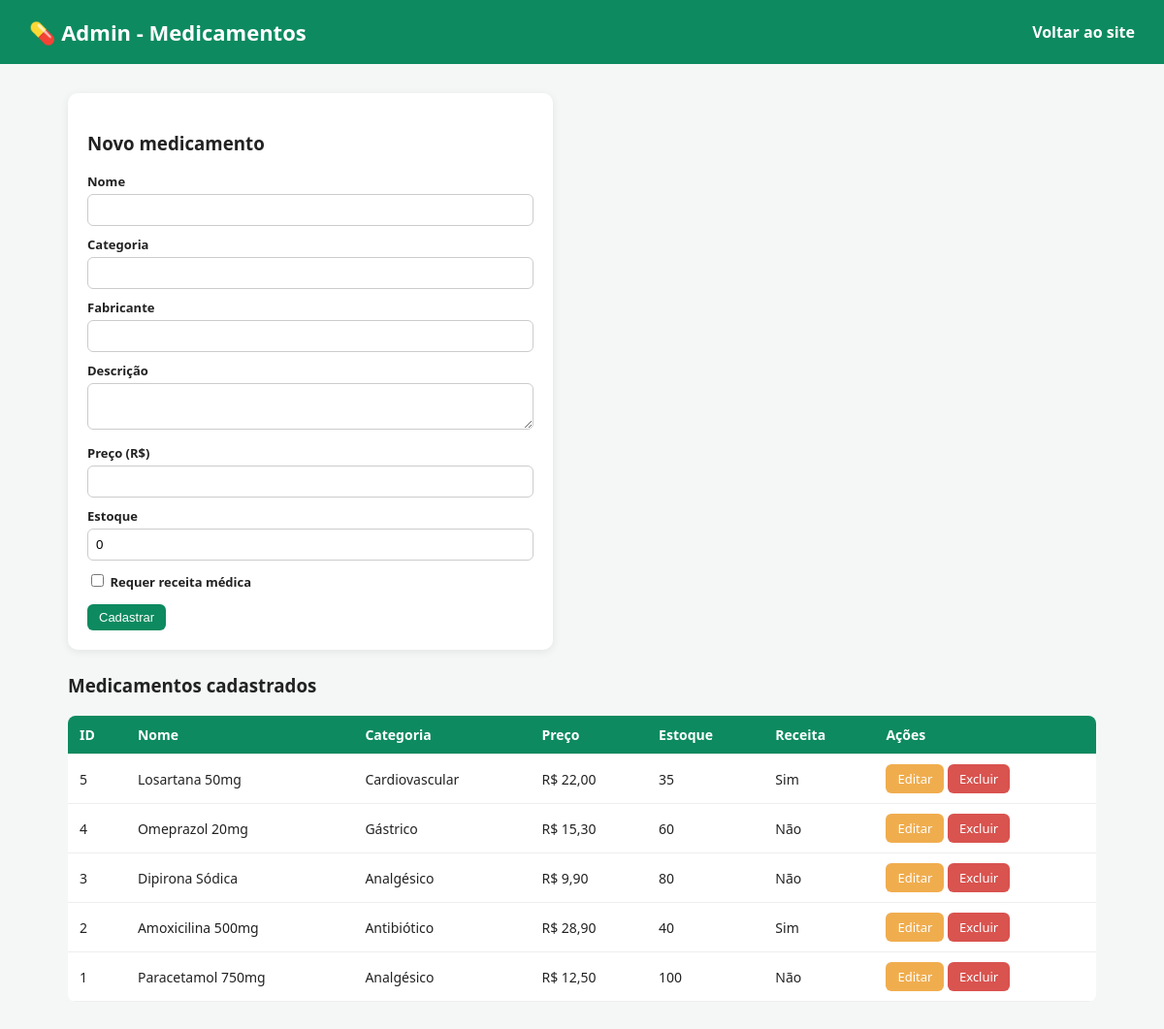
Screenshot of /crud_medicamentos.php with the database file from the repository.
### tables this page shows
CREATE TABLE IF NOT EXISTS medicamentos (
    id INT AUTO_INCREMENT PRIMARY KEY,
    nome VARCHAR(150) NOT NULL,
    categoria VARCHAR(80) NOT NULL,
    fabricante VARCHAR(120) NOT NULL,
    descricao TEXT,
    preco DECIMAL(10,2) NOT NULL,
    estoque INT NOT NULL DEFAULT 0,
    precisa_receita TINYINT(1) NOT NULL DEFAULT 0,
    imagem VARCHAR(255) DEFAULT 'sem-imagem.png',
    criado_em TIMESTAMP DEFAULT CURRENT_TIMESTAMP
);

### crud_medicamentos.php (the view, shortened to what this page needs)
<?php
require_once "config.php";
$editando = null;
$lista = $pdo->query("SELECT * FROM medicamentos ORDER BY id DESC")->fetchAll(PDO::FETCH_ASSOC);
?>
<!DOCTYPE html>
<html lang="pt-br">
<head><meta charset="UTF-8"><title>CRUD Medicamentos</title><link rel="stylesheet" href="css/style.css"></head>
<body>
<header><h1>💊 Admin - Medicamentos</h1><nav><a href="index.php">Voltar ao site</a></nav></header>
<div class="container">
    <form class="form-box" method="post">
        <h3><?= $editando ? 'Editar medicamento' : 'Novo medicamento' ?></h3>
        <label>Nome</label>
        <input type="text" name="nome" required value="<?= htmlspecialchars($editando['nome'] ?? '') ?>">
        <label>Categoria</label>
        <input type="text" name="categoria" required value="<?= htmlspecialchars($editando['categoria'] ?? '') ?>">
        <label>Fabricante</label>
        <input type="text" name="fabricante" required value="<?= htmlspecialchars($editando['fabricante'] ?? '') ?>">
        <label>Descrição</label>
        <textarea name="descricao"><?= htmlspecialchars($editando['descricao'] ?? '') ?></textarea>
        <label>Preço (R$)</label>
        <input type="text" name="preco" required value="<?= htmlspecialchars($editando['preco'] ?? '') ?>">
        <label>Estoque</label>
        <input type="number" name="estoque" required value="<?= htmlspecialchars($editando['estoque'] ?? 0) ?>">
        <label><input type="checkbox" name="precisa_receita" style="width:auto; display:inline;" <?= (!empty($editando['precisa_receita'])) ? 'checked' : '' ?>> Requer receita médica</label>
        <button class="btn btn-add" type="submit" style="margin-top:14px;"><?= $editando ? 'Salvar alterações' : 'Cadastrar' ?></button>
    </form>
    <h3>Medicamentos cadastrados</h3>
    <table>
        <tr><th>ID</th><th>Nome</th><th>Categoria</th><th>Preço</th><th>Estoque</th><th>Receita</th><th>Ações</th></tr>
        <?php foreach ($lista as $m): ?>
        <tr>
            <td><?= $m['id'] ?></td>
            <td><?= htmlspecialchars($m['nome']) ?></td>
            <td><?= htmlspecialchars($m['categoria']) ?></td>
            <td>R$ <?= number_format($m['preco'],2,',','.') ?></td>
            <td><?= $m['estoque'] ?></td>
            <td><?= $m['precisa_receita'] ? 'Sim' : 'Não' ?></td>
            <td>
                <a class="btn btn-edit" href="?editar=<?= $m['id'] ?>">Editar</a>
                <a class="btn btn-del" href="?excluir=<?= $m['id'] ?>" onclick="return confirm('Excluir este medicamento?');">Excluir</a>
            </td>
        </tr>
        <?php endforeach; ?>
    </table>
</div>
</body>
</html>

### style.css (style rules this page uses)
* { box-sizing: border-box; }
body { font-family: 'Segoe UI', Arial, sans-serif; margin: 0; background: #f4f7f6; color: #222; }
header { background: #0d8a5f; color: #fff; padding: 18px 30px; display: flex; justify-content: space-between; align-items: center; }
header h1 { margin: 0; font-size: 22px; }
nav a { color: #fff; margin-left: 18px; text-decoration: none; font-weight: 600; }
.container { max-width: 1100px; margin: 30px auto; padding: 0 20px; }
table { width: 100%; border-collapse: collapse; background: #fff; border-radius: 8px; overflow: hidden; }
table th, table td { padding: 10px 12px; border-bottom: 1px solid #eee; text-align: left; font-size: 14px; }
table th { background: #0d8a5f; color: #fff; }
.btn { display: inline-block; padding: 6px 12px; border-radius: 6px; font-size: 13px; text-decoration: none; color: #fff; border: none; cursor: pointer; }
.btn-add { background: #0d8a5f; }
.btn-edit { background: #f0ad4e; }
.btn-del { background: #d9534f; }
form.form-box { background: #fff; padding: 20px; border-radius: 10px; max-width: 500px; margin-bottom: 24px; box-shadow: 0 2px 8px rgba(0,0,0,0.08); }
form.form-box label { display: block; margin-top: 10px; font-size: 13px; font-weight: 600; }
form.form-box input, form.form-box select, form.form-box textarea { width: 100%; padding: 8px; margin-top: 4px; border: 1px solid #ccc; border-radius: 6px; }

### rows the page displays
medicamentos: id "5", nome "Losartana 50mg", categoria "Cardiovascular", preco "22,00", estoque "35", precisa_receita "Sim"
medicamentos: id "4", nome "Omeprazol 20mg", categoria "Gástrico", preco "15,30", estoque "60", precisa_receita "Não"
medicamentos: id "3", nome "Dipirona Sódica", categoria "Analgésico", preco "9,90", estoque "80", precisa_receita "Não"
medicamentos: id "2", nome "Amoxicilina 500mg", categoria "Antibiótico", preco "28,90", estoque "40", precisa_receita "Sim"
medicamentos: id "1", nome "Paracetamol 750mg", categoria "Analgésico", preco "12,50", estoque "100", precisa_receita "Não"
